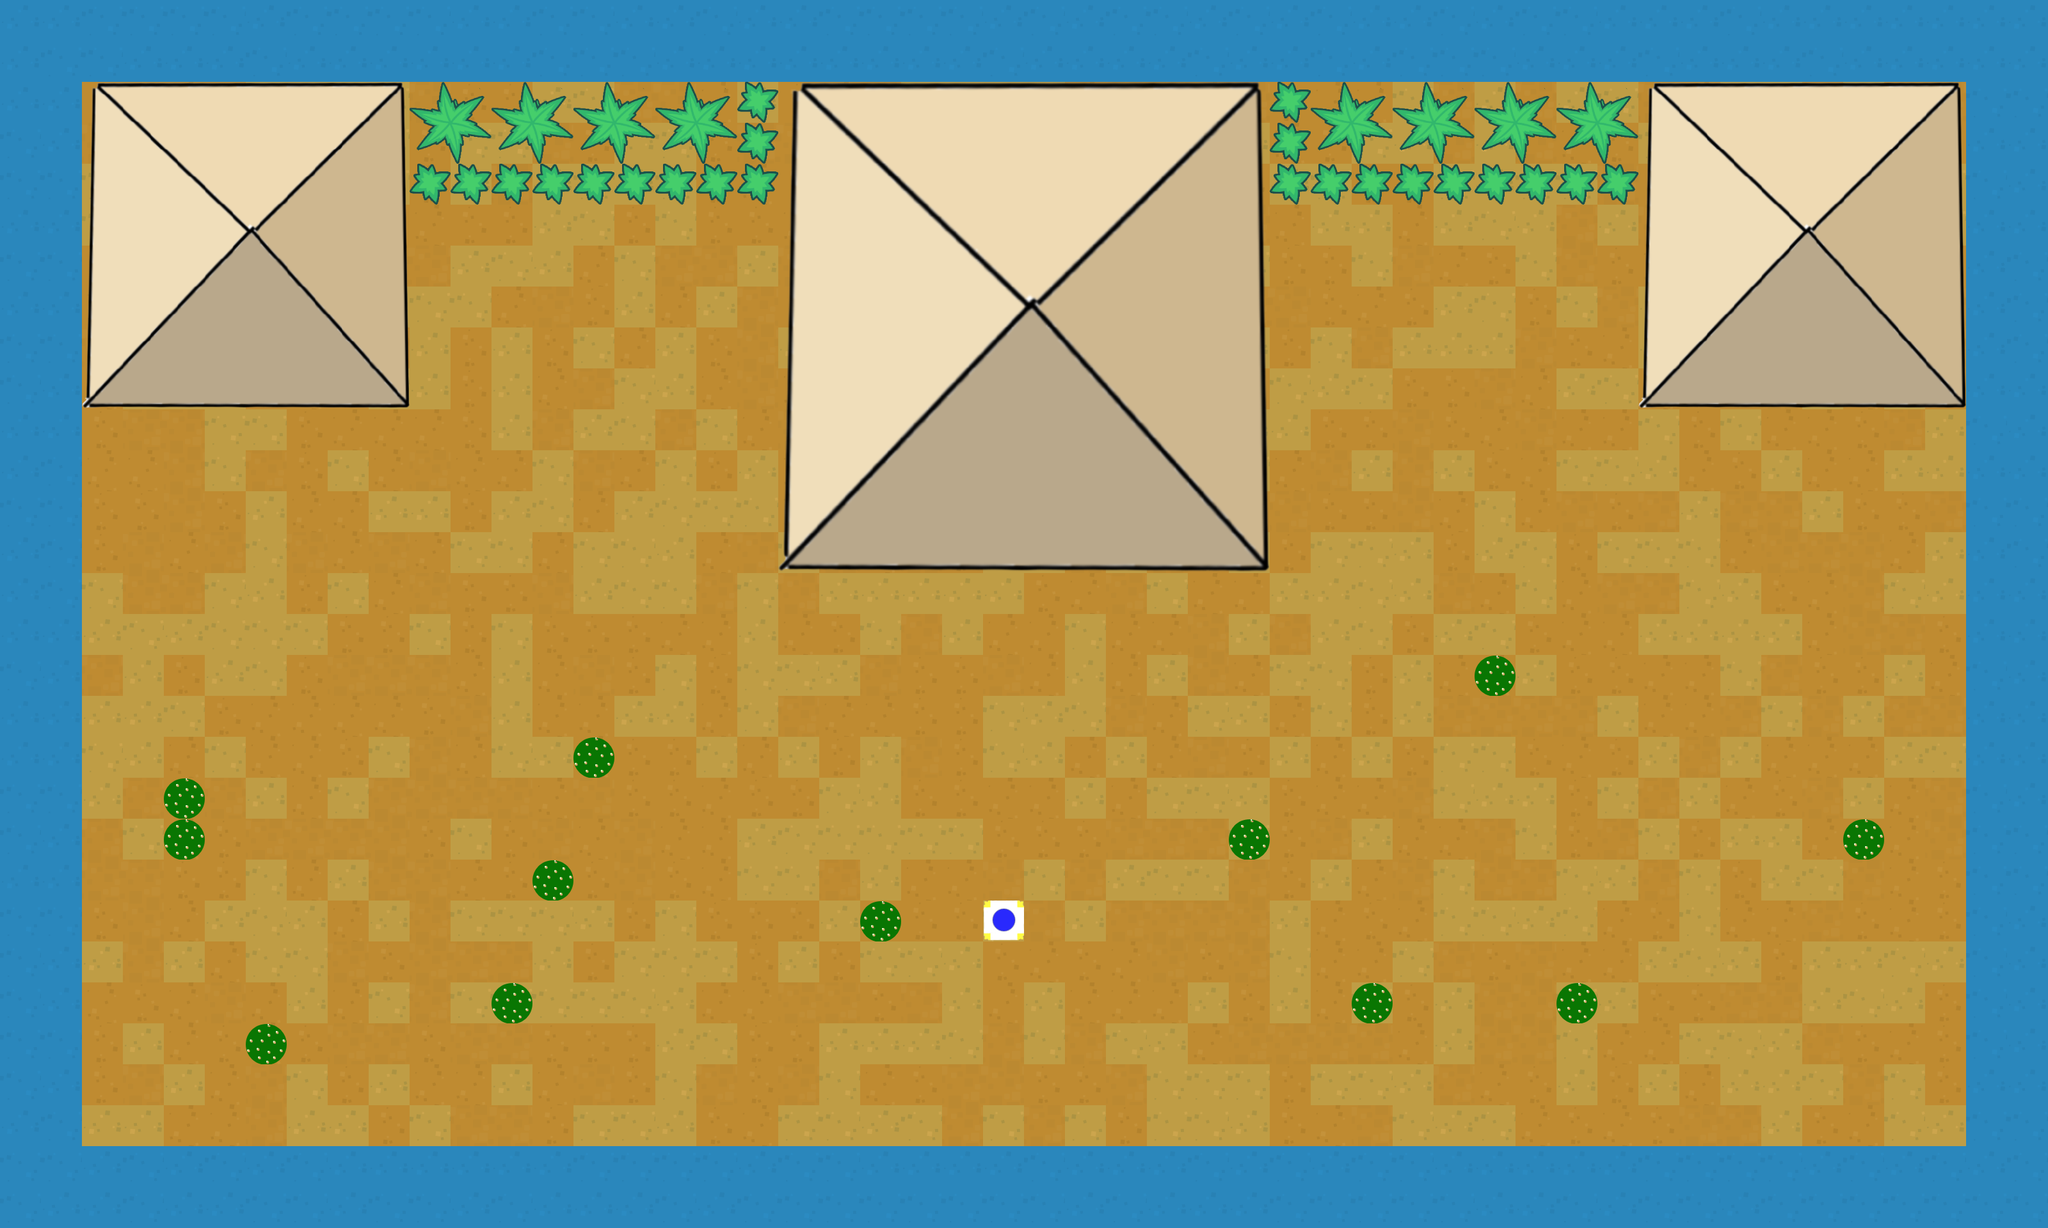

This is a level from a 2D game, rendered from its Tiled map with the project's own tilesets. A one-line summary and the map file follow, with tile-layer data summarised:
An orthogonal 50x30 tile map with 64x64 px tiles, 2 tile layers (Слой тайлов 1, Слой тайлов 2), 7 tilesets and 25 objects (21x wall, 2x mob, player).

<map version="1.5" tiledversion="1.5.0" orientation="orthogonal" renderorder="right-down" width="50" height="30" tilewidth="64" tileheight="64" infinite="0" nextlayerid="8" nextobjectid="222">
 <tileset firstgid="1" source="Palm.tsx" />
 <tileset firstgid="5" source="bush.tsx" />
 <tileset firstgid="6" source="spritesheet_tiles3.tsx" />
 <tileset firstgid="546" source="pyramid.tsx" />
 <tileset firstgid="610" source="pyramid_big.tsx" />
 <tileset firstgid="754" source="кактус.tsx" />
 <tileset firstgid="755" source="машина.tsx" />
 <layer id="1" name="Слой тайлов 1" width="50" height="30">
  <data>[1500 cells, 1500 non-empty, 5 distinct tile ids]</data>
 </layer>
 <layer id="6" name="Слой тайлов 2" width="50" height="30">
  <data>[1500 cells, 643 non-empty, 217 distinct tile ids]</data>
 </layer>
 <objectgroup id="7" name="Слой объектов 1">
  <object id="190" name="wall" x="4.49123" y="4.49123" width="3197.75" height="130.246" />
  <object id="192" name="wall" x="4.49123" y="148.211" width="116.772" height="1639.3" />
  <object id="193" name="wall" x="-4.49123" y="1800.98" width="3197.75" height="107.789" />
  <object id="194" name="wall" x="3072" y="134.737" width="121.263" height="1661.75" />
  <object id="195" name="wall" x="148.211" y="152.701" width="480.561" height="494.035" />
  <object id="196" name="wall" x="1239.58" y="143.719" width="723.088" height="741.053" />
  <object id="197" name="wall" x="2586.95" y="143.719" width="476.07" height="494.035" />
  <object id="199" name="player" x="1535.96" y="1407.94" width="63.7061" height="64.2061" />
  <object id="200" name="mob" x="393.333" y="728" width="36" height="28" />
  <object id="201" name="mob" x="1601.33" y="969.333" width="34.6667" height="36" />
  <object id="202" x="2833.33" y="726.667" width="29.3333" height="24" />
  <object id="207" name="wall" x="1920" y="1280" width="62.6667" height="65.3333" />
  <object id="208" name="wall" x="1348" y="1409.33" width="52" height="60" />
  <object id="209" name="wall" x="2117.33" y="1537.33" width="49.3333" height="54.6667" />
  <object id="210" name="wall" x="770.667" y="1540" width="56" height="53.3333" />
  <object id="211" name="wall" x="838" y="1351.33" width="52" height="60" />
  <object id="212" name="wall" x="903.333" y="1151.33" width="52" height="60" />
  <object id="214" name="wall" x="391.333" y="1602" width="52" height="60" />
  <object id="215" name="wall" x="632.667" y="134" width="581.333" height="189.333" />
  <object id="216" name="wall" x="1982" y="126" width="586.667" height="192" />
  <object id="217" name="wall" x="2883.33" y="1280.67" width="52" height="60" />
  <object id="218" name="wall" x="2306" y="1031.33" width="52" height="60" />
  <object id="219" name="wall" x="2439.33" y="1538" width="52" height="60" />
  <object id="220" name="wall" x="262" y="1282" width="52" height="60" />
  <object id="221" name="wall" x="260.667" y="1223.33" width="52" height="60" />
 </objectgroup>
</map>
